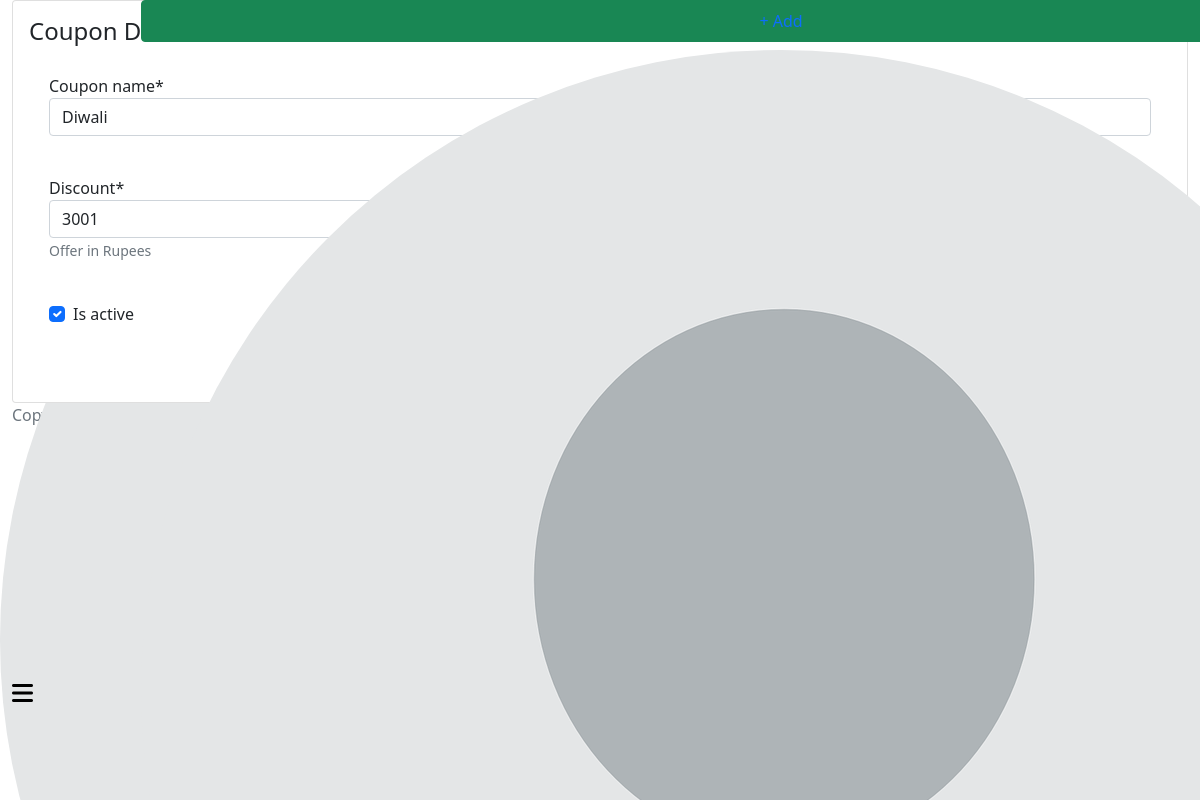
Page /super-admin/coupon-edit/3 (signed in) on the committed database.
### account/models.py (models this page shows, shortened)
class CustomUser(AbstractBaseUser, PermissionsMixin):
    first_name = models.CharField(max_length=55,null=True, blank=True)
    last_name = models.CharField(max_length=55,null=True, blank=True)
    username  =models.CharField(max_length=55, unique=True)
    email = models.EmailField(max_length=55, unique=True)
    mobile = models.CharField(max_length=10, unique=True)
    date_joined = models.DateTimeField(auto_now_add=True)
    last_login = models.DateTimeField(auto_now=True)
    is_staff = models.BooleanField(default=False)
    is_admin = models.BooleanField(default=False)
    is_active = models.BooleanField(default=True)
    is_superadmin = models.BooleanField(default=False)
    is_admin_request = models.BooleanField(default=False)
    GENDER_CHOICES = (
        ('male' , 'Male'),
        ('female' , 'Female'),
        ('other' , 'Other')
    )
    profile_pic = models.ImageField(upload_to = 'user_pro_pic', default='default/pro_pic.png')
    gender = models.CharField(max_length=6, choices=GENDER_CHOICES, default='Male')
    dob = models.DateField(null=True, blank=True)
    updated_at = models.DateTimeField(auto_now=True)
    USERNAME_FIELD = 'mobile'
    REQUIRED_FIELDS = ['username', 'email' ]
    objects = CustomBaseUserManager()
    def __str__(self):
        return self.email

### offers/models.py (models this page shows, shortened)
class Coupon(models.Model):
    coupon_name = models.CharField(max_length=50)
    coupon_code = models.CharField(max_length=50, unique=True)
    discount = models.PositiveIntegerField(help_text="Offer in Rupees", null=True)
    is_redeemed = models.BooleanField(default=False)
    is_active = models.BooleanField(default=True)

### super_admin/views.py (the view, shortened to what this page needs)
# urls.py: path('coupon-edit/<str:pk>', views.CouponEditView.as_view(), name= 'coupon_edit'),
@method_decorator(admin_login_required, name='dispatch')
class CouponEditView(View):
    def get(self, request, pk):
        coupon = Coupon.objects.get(id=pk)
        form = CouponForm(instance=coupon)
        context = {'form' : form}
        return render(request, 'super_admin/coupon_add.html', context)

### super_admin/form.py
class CouponForm(forms.ModelForm):
    class Meta:
        model = Coupon
        fields = '__all__'

### templates/super_admin/coupon_add.html (shortened to what this page needs)
{% extends 'super_admin/base.html' %}
{% load static %}
{% load crispy_forms_tags %}
{% load crispy_forms_filters %}
{% block content %}
<div class="row">
    <div class="col-12">
        <div class="card">
            <div class="card-body">
                <h4 class="card-title">Coupon Details Form</h4>
                <div class="row">
                    <form action="" method="post" enctype="multipart/form-data">
                        <div class="row">
                            {{form | crispy}}
                        </div>
                        <div class="row">
                        </div>
                    </form>
                </div>
            </div>
        </div>
    </div>
</div>
{% endblock %}

### templates/super_admin/includes/navbar.html (shortened to what this page needs)
{% load static %}
<nav class="navbar p-0 fixed-top d-flex flex-row">
  <div class="navbar-menu-wrapper flex-grow d-flex align-items-stretch">
    <button id="nav-toggler-btn" class="navbar-toggler navbar-toggler align-self-center border-0"
      data-bs-toggle="minimize">
      <span class="fa-solid fa-bars fs-4"></span>
    </button>
    <ul class="navbar-nav w-100">
    </ul>
    <ul class="navbar-nav navbar-nav-right">
      <li class="nav-item dropdown d-none d-lg-block">
        <a class="nav-link btn btn-success create-new-button" id="createbuttonDropdown" data-bs-toggle="dropdown"
          aria-expanded="false" href="">+ Add</a>
      </li>
      <li class="nav-item dropdown">
        <a class="nav-link" id="profileDropdown" href="#" data-bs-toggle="dropdown">
          <div class="navbar-profile">
            <img class="img-xs rounded-circle" src="{{request.user.profile_pic.url}}" alt="">
          </div>
        </a>
      </li>
    </ul>
  </div>
</nav>

### static/css/style.css (style rules this page uses)
.row { --bs-gutter-x: 0; }
a { text-decoration: none; }
li { list-style: none; }

### templates/super_admin/coupon_add.html (style rules this page uses)
.form-group { width: 50%; padding: 20px; float: left; }

### rows in the picture
CustomUser: user.profile_pic (picture)
Coupon: coupon_name "Diwali", discount "3001", is_active "☑"
